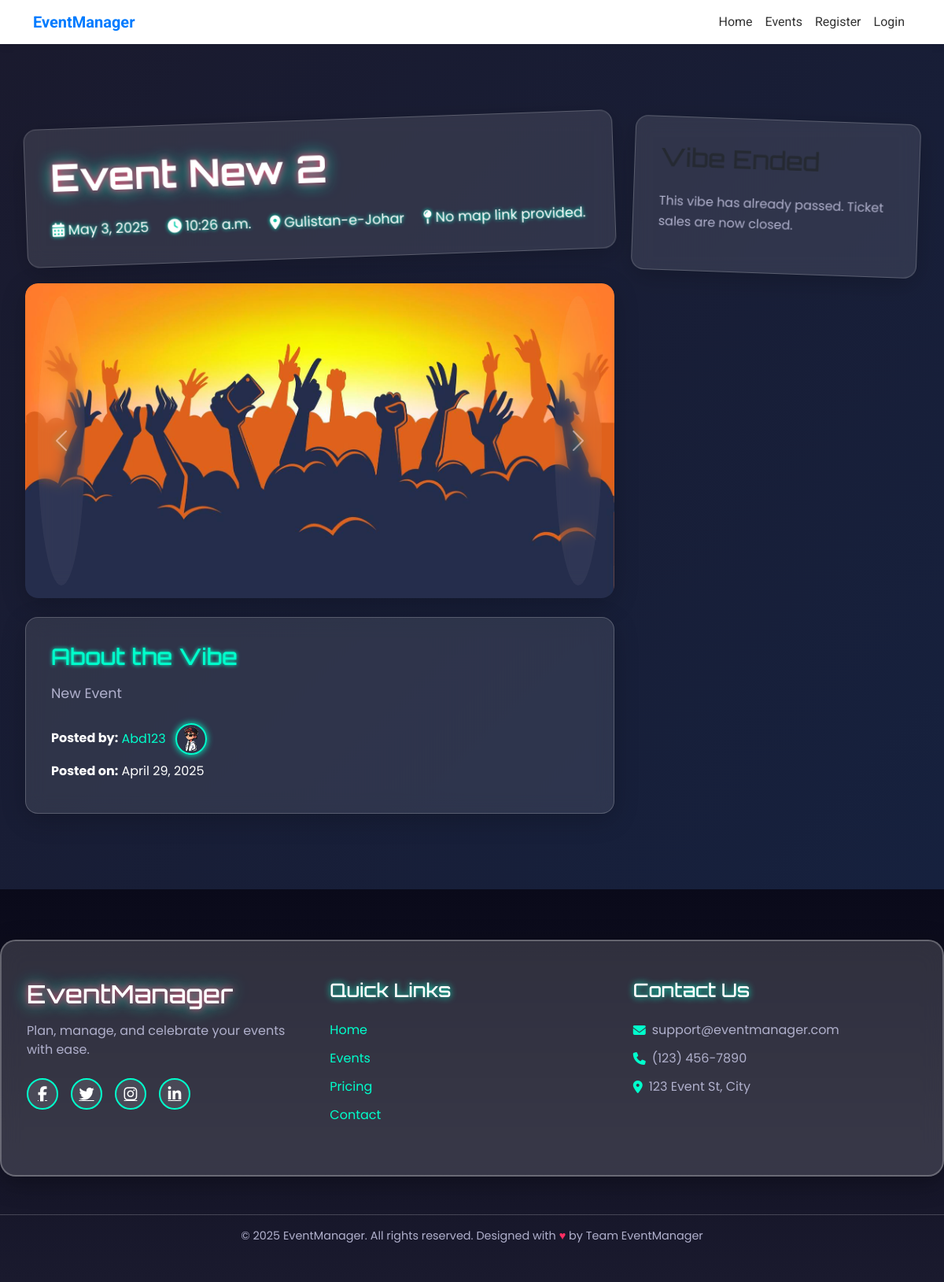
/event-detail/22/, run on the app's committed database.
### MainApp/models.py (models this page shows, shortened)
class Event(models.Model):
    CATEGORY_CHOICES = [
        ('Concerts', 'Concert'),
        ('Technology', 'Technology'),
        ('Food', 'Food & Drink'),
        ('Sports', 'Sports & Fitness'),
        ('Education', 'Education & Career'),
        ('Arts', 'Arts & Creativity'),
        ('Entertainment', 'Entertainment & Culture'),
    ]
    name = models.CharField(max_length=255)
    category = models.CharField(max_length=50, choices=CATEGORY_CHOICES, default='Concerts')
    image = models.ImageField(upload_to='event_images/', null=True, blank=True)
    description = models.TextField()
    date = models.DateField()
    time = models.TimeField()
    location = models.CharField(max_length=255)
    city = models.CharField(max_length=100, null=True, blank=True)
    country = models.CharField(max_length=100, default='Pakistan')
    map_link = models.TextField(null=True, blank=True)
    capacity = models.IntegerField(null=True, blank=True)
    is_free = models.BooleanField(default=False)
    carousel_image_1 = models.ImageField(upload_to='carousel_images/', null=True, blank=True)
    carousel_image_2 = models.ImageField(upload_to='carousel_images/', null=True, blank=True)
    carousel_image_3 = models.ImageField(upload_to='carousel_images/', null=True, blank=True)
    carousel_image_4 = models.ImageField(upload_to='carousel_images/', null=True, blank=True)
    created_by = models.ForeignKey(User, on_delete=models.CASCADE)
    created_at = models.DateTimeField(auto_now_add=True)

class UserAvatar(models.Model):
    profile = models.ForeignKey(UserProfile, on_delete=models.CASCADE, related_name='avatars')
    avatar = models.ImageField(upload_to='avatars/', blank=True, null=True)
    uploaded_at = models.DateTimeField(auto_now_add=True)
    is_current = models.BooleanField(default=False)
    class Meta:
        ordering = ['-uploaded_at']

### MainApp/views.py (the view)
# urls.py: path('event-detail/<int:event_id>/', views.event_detail, name='event-detail'),
def event_detail(request, event_id):
    event = get_object_or_404(Event, id=event_id)
    today = timezone.now().date()
    user_profile = UserProfile.objects.filter(username=event.created_by).first()  # 'event.created_by' is a User instance
    current_avatar = UserAvatar.objects.filter(profile=user_profile, is_current=True).first()
    is_past = event.date < today  # No need for .date()
    ticket_info = []
    for ticket in event.tickets.all():
        sold_tickets = OrderItem.objects.filter(ticket_type=ticket).aggregate(models.Sum('quantity'))['quantity__sum'] or 0
        remaining_tickets = ticket.quantity - sold_tickets
        ticket_info.append({
            'ticket': ticket,
            'sold_tickets': sold_tickets,
            'remaining_tickets': remaining_tickets
        })
    total_tickets = sum(ticket['ticket'].quantity for ticket in ticket_info)
    remaining_tickets_total = sum(ticket['remaining_tickets'] for ticket in ticket_info)
    return render(request, 'event-detail.html', {
        'event': event,
        'is_past': is_past,
        'ticket_info': ticket_info,
        'total_tickets': total_tickets,
        'remaining_tickets_total': remaining_tickets_total,
        'current_avatar': current_avatar
    })

### templates/event-detail.html (shortened to what this page needs)
{% extends 'base.html' %}
{% load static %}
{% block extra_link %}
    <link rel="stylesheet" href="{% static 'css/event-detail.css' %}">
    <link rel="stylesheet" href="https://cdnjs.cloudflare.com/ajax/libs/font-awesome/6.5.0/css/all.min.css">
    <link href="https://cdn.jsdelivr.net/npm/aos@2.3.4/dist/aos.css" rel="stylesheet">
{% endblock %}
{% block content %}
<section class="event-detail">
    <div class="container">
        <div class="row">
            <div class="col-lg-8" data-aos="fade-up">
                <div class="event-header glass-header">
                    <h1 class="event-title neon-glitch">{{ event.name }}</h1>
                    <div class="event-meta neon-meta">
                        <span><i class="fa-solid fa-calendar-days"></i> {{ event.date }}</span>
                        <span><i class="fa-solid fa-clock"></i> {{ event.time }}</span>
                        <span><i class="fa-solid fa-location-dot"></i> {{ event.location }}</span>
                        <span><i class="fa-solid fa-map-pin"></i>
                            {% if event.map_link %}
                                <a href="{{ event.map_link }}" target="_blank" class="map-link neon-link">View on Google Maps</a>
                            {% else %}
                                No map link provided.
                            {% endif %}
                        </span>
                    </div>
                </div>
{% with 1 as image_count %}
{% if event.carousel_image_1 %}{% widthratio image_count 1 1 as image_count %}{% widthratio image_count 1 1 as image_count %}{% widthratio image_count 1 1 as image_count %}{% widthratio image_count 1 1 as image_count %}{% endif %}
{% if event.carousel_image_1 %}{% widthratio image_count 1 1 as image_count %}{% endif %}
{% if event.carousel_image_2 %}{% widthratio image_count 1 1 as image_count %}{% endif %}
{% if event.carousel_image_3 %}{% widthratio image_count 1 1 as image_count %}{% endif %}
{% if event.carousel_image_4 %}{% widthratio image_count 1 1 as image_count %}{% endif %}
<div id="eventCarousel" class="carousel slide mb-4 neon-carousel" data-bs-ride="carousel" data-aos="zoom-in" data-aos-delay="100">
    <div class="carousel-inner">
        <div class="carousel-item active">
            <img src="{% if event.image %}{{ event.image.url }}{% else %}{% static 'images/demo.jpg' %}{% endif %}" class="d-block w-100" alt="Main event image" loading="lazy">
        </div>
    </div>
    {% if event.carousel_image_1 or event.carousel_image_2 or event.carousel_image_3 or event.carousel_image_4 %}
        <button class="carousel-control-prev neon-control" type="button" data-bs-target="#eventCarousel" data-bs-slide="prev" aria-label="Previous">
            <span class="carousel-control-prev-icon" aria-hidden="true"></span>
        </button>
        <button class="carousel-control-next neon-control" type="button" data-bs-target="#eventCarousel" data-bs-slide="next" aria-label="Next">
            <span class="carousel-control-next-icon" aria-hidden="true"></span>
        </button>
    {% endif %}
</div>
{% endwith %}
                <div class="event-content glass-content" data-aos="fade-up" data-aos-delay="200">
                    <h3 class="section-title neon-subtitle">About the Vibe</h3>
                    <p class="event-description">{{ event.description }}</p>
                    <div class="event-info">
                        <p>
                            <strong>Posted by:</strong>
                            <a href="{% url 'user-profile' event.created_by.username %}" class="info-link neon-link">
                                {{ event.created_by.username }}
                                {% if current_avatar %}
                                    <img src="{{ current_avatar.avatar.url }}" class="user-profile-image neon-face" alt="User Image">
                                {% else %}
                                    <img src="{% static 'images/default-profile.jpg' %}" class="user-profile-image neon-face" alt="Default User Image">
                                {% endif %}
                            </a>
                        </p>
                        <p><strong>Posted on:</strong> {{ event.created_at|date:"F d, Y" }}</p>
                    </div>
                </div>
            </div>
            <div class="col-lg-4" data-aos="fade-up" data-aos-delay="300">
                <div class="sidebar-panel glass-panel sticky">
                    {% if not is_past %}
                    <h2 class="panel-title neon-title">Tickets Available</h2>
                    <div class="ticket-info">
                        <p><strong>Total Tickets:</strong> {{ total_tickets }}</p>
                        <p><strong>Remaining Tickets:</strong> {{ remaining_tickets_total }}</p>
                        <h6 class="mt-3 neon-subtitle">Available Tickets</h6>
                        <ul class="ticket-list">
                            {% for ticket in ticket_info %}
                            <li>{{ ticket.ticket.name }}: {{ ticket.remaining_tickets }} left</li>
                            {% endfor %}
                        </ul>
                    </div>
                    <a href="{% url 'buy-ticket' event.id %}" class="btn neon-button pulse w-100" aria-label="Buy tickets for {{ event.name }}">Buy Tickets Now</a>
                    {% else %}
                    <h2 class="panel-title neon-title text-muted">Vibe Ended</h2>
                    <p>This vibe has already passed. Ticket sales are now closed.</p>
                    {% endif %}
                </div>
            </div>
        </div>
    </div>
</section>
{% endblock %}

### static/css/style.css (style rules this page uses)
body { font-family: "Roboto", sans-serif; background-color: #f8f9fa; color: #333; display: flex; flex-direction: column; min-height: 100vh; margin: 0; }

### static/css/event-detail.css (style rules this page uses)
:root { --primary-color: #ff2e63; --secondary-color: #00ffcc; --dark-color: #1a1a2e; --text-color: #b0b0cc; --white: #ffffff; --shadow: 0 8px 32px rgba(0, 0, 0, 0.2); --transition: all 0.3s cubic-bezier(0.68, -0.55, 0.265, 1.55); --neon-glow: 0 0 10px #ff2e63, 0 0 20px #ff2e63, 0 0 30px #ff2e63; }
.event-detail { padding: 6rem 0; background: linear-gradient(135deg, #1a1a2e, #16213e); position: relative; font-family: 'Poppins', sans-serif; color: var(--text-color); line-height: 1.6; }
.event-detail .container { max-width: 1400px; margin: 0 auto; padding: 0 2rem; }
.event-detail .event-header { background: rgba(255, 255, 255, 0.1); backdrop-filter: blur(12px); border: 1px solid rgba(255, 255, 255, 0.2); border-radius: 16px; padding: 2rem; margin-bottom: 2rem; box-shadow: var(--shadow); transform: rotate(-2deg); transition: var(--transition); }
.event-detail .event-title.neon-glitch { font-family: 'Orbitron', sans-serif; font-size: 3rem; font-weight: 700; color: var(--white); text-shadow: var(--neon-glow); margin-bottom: 1.5rem; }
.event-detail .event-meta { display: flex; flex-wrap: wrap; gap: 1.5rem; font-size: 1.1rem; }
.event-detail .event-meta span { color: var(--white); text-shadow: 0 0 5px #00ffcc; }
.event-detail .neon-link { color: var(--secondary-color); text-decoration: none; transition: var(--transition); }
.event-detail .neon-carousel { border-radius: 16px; overflow: hidden; position: relative; box-shadow: var(--shadow); }
.event-detail .carousel-inner { transform: perspective(1000px); }
.event-detail .carousel-item { transition: transform 0.5s ease, opacity 0.5s ease; }
.event-detail .carousel-item img { height: 400px; object-fit: cover; filter: saturate(1.2); border-radius: 16px; }
.event-detail .carousel-control-prev, .event-detail .carousel-control-next { background: rgba(255, 255, 255, 0.1); backdrop-filter: blur(8px); width: 60px; border-radius: 50%; margin: 1rem; transition: var(--transition); }
.event-detail .carousel-control-prev-icon, .event-detail .carousel-control-next-icon { filter: drop-shadow(0 0 5px #00ffcc); }
.event-detail .event-content { background: rgba(255, 255, 255, 0.1); backdrop-filter: blur(12px); border: 1px solid rgba(255, 255, 255, 0.2); border-radius: 16px; padding: 2rem; box-shadow: var(--shadow); }
.event-detail .section-title.neon-subtitle { font-family: 'Orbitron', sans-serif; font-size: 1.8rem; color: var(--secondary-color); text-shadow: 0 0 5px #00ffcc; margin-bottom: 1rem; }
.event-detail .event-description { font-size: 1.1rem; color: var(--text-color); margin-bottom: 1.5rem; }
.event-detail .event-info p { font-size: 1rem; color: var(--white); margin-bottom: 0.5rem; }
.event-detail .user-profile-image.neon-face { width: 40px; height: 40px; border-radius: 50%; object-fit: cover; border: 2px solid var(--secondary-color); box-shadow: 0 0 8px #00ffcc; vertical-align: middle; margin-left: 0.5rem; }
.event-detail .sidebar-panel { background: rgba(255, 255, 255, 0.1); backdrop-filter: blur(12px); border: 1px solid rgba(255, 255, 255, 0.2); border-radius: 16px; padding: 2rem; box-shadow: var(--shadow); position: sticky; top: 100px; transform: rotate(2deg); transition: var(--transition); }
.event-detail .panel-title.neon-title { font-family: 'Orbitron', sans-serif; font-size: 2rem; color: var(--white); text-shadow: var(--neon-glow); margin-bottom: 1.5rem; }
.event-detail .panel-title.text-muted { color: var(--text-color); text-shadow: none; }

### data on the page
Event: name "Event New 2", date "May 3, 2025", time "10:26 a.m.", location "Gulistan-e-Johar", image (picture), description "New Event", created_by.username "Abd123", created_at "April 29, 2025"
UserAvatar: avatar (picture)
